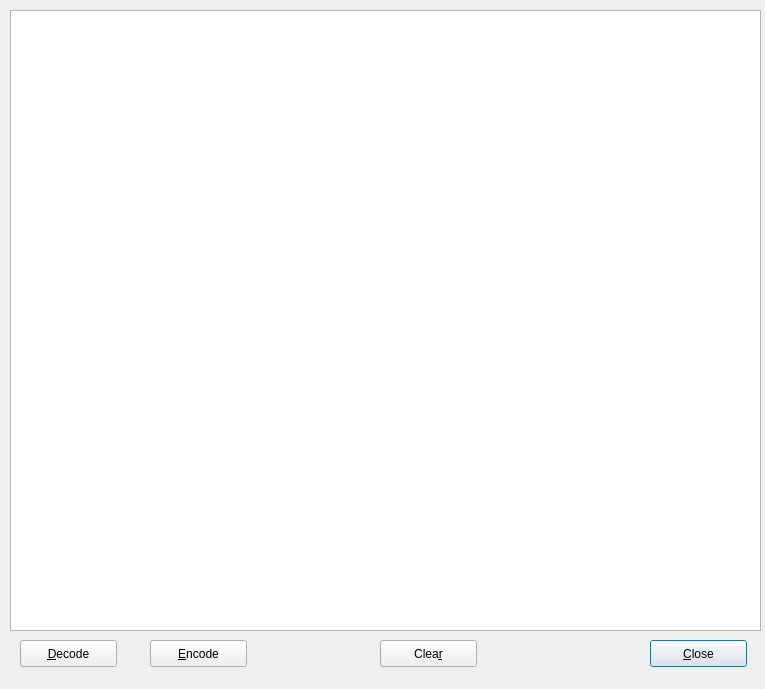
<?xml version="1.0" encoding="UTF-8"?>
<ui version="4.0">
 <class>decodeUtf8SnapManager</class>
 <widget class="QDialog" name="decodeUtf8SnapManager">
  <property name="geometry">
   <rect>
    <x>0</x>
    <y>0</y>
    <width>765</width>
    <height>689</height>
   </rect>
  </property>
  <property name="windowTitle">
   <string>About Snap! Manager</string>
  </property>
  <widget class="QWidget" name="verticalLayoutWidget">
   <property name="geometry">
    <rect>
     <x>10</x>
     <y>10</y>
     <width>751</width>
     <height>621</height>
    </rect>
   </property>
   <layout class="QVBoxLayout" name="verticalLayout">
    <item>
     <widget class="QTextEdit" name="data"/>
    </item>
   </layout>
  </widget>
  <widget class="QPushButton" name="close">
   <property name="geometry">
    <rect>
     <x>650</x>
     <y>640</y>
     <width>97</width>
     <height>27</height>
    </rect>
   </property>
   <property name="text">
    <string>&amp;Close</string>
   </property>
  </widget>
  <widget class="QPushButton" name="decode">
   <property name="geometry">
    <rect>
     <x>20</x>
     <y>640</y>
     <width>97</width>
     <height>27</height>
    </rect>
   </property>
   <property name="text">
    <string>&amp;Decode</string>
   </property>
  </widget>
  <widget class="QPushButton" name="encode">
   <property name="geometry">
    <rect>
     <x>150</x>
     <y>640</y>
     <width>97</width>
     <height>27</height>
    </rect>
   </property>
   <property name="text">
    <string>&amp;Encode</string>
   </property>
  </widget>
  <widget class="QPushButton" name="clear">
   <property name="geometry">
    <rect>
     <x>380</x>
     <y>640</y>
     <width>97</width>
     <height>27</height>
    </rect>
   </property>
   <property name="text">
    <string>Clea&amp;r</string>
   </property>
  </widget>
 </widget>
 <resources/>
 <connections/>
</ui>
